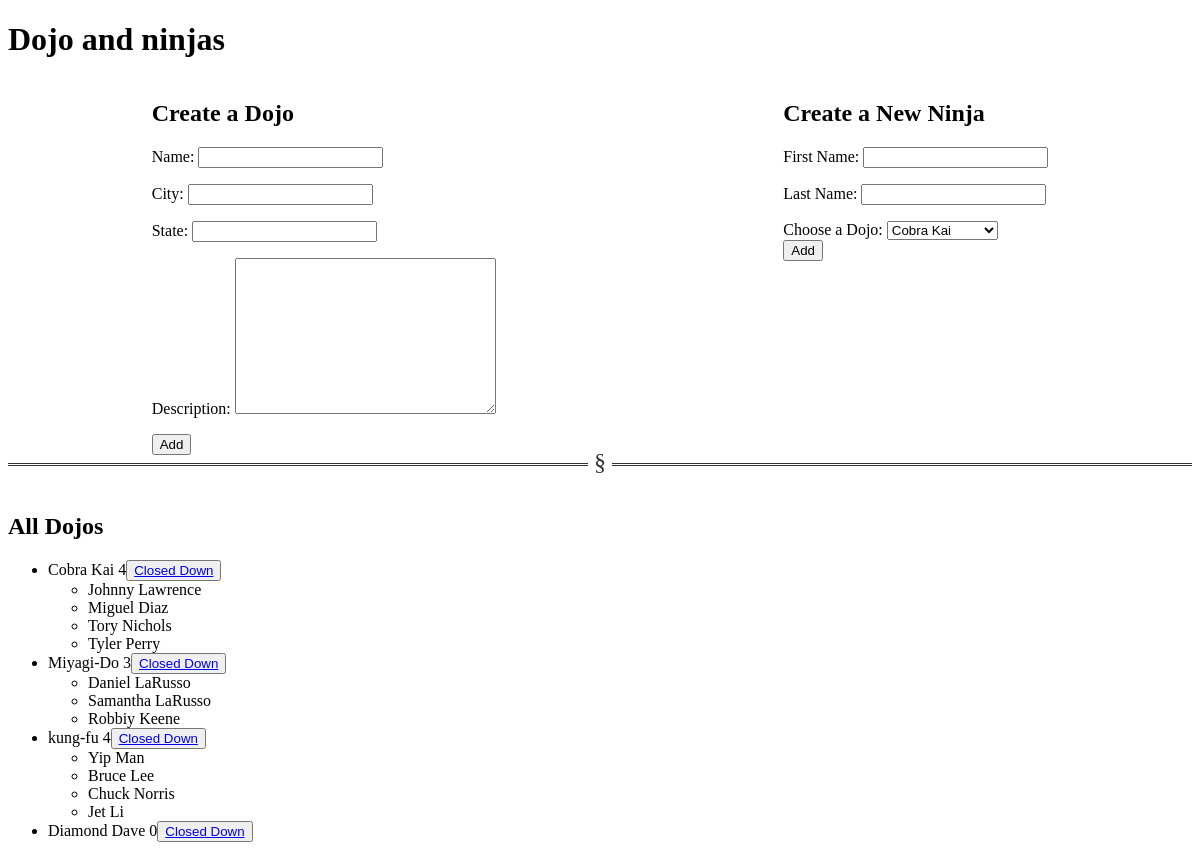
The page / on the database its author committed.
### dojo_app/models.py (models this page shows)
class DojoSai(models.Model):
    name = models.CharField(max_length = 255)
    city = models.CharField(max_length = 255)
    state = models.CharField(max_length = 2)
    desc = models.TextField(null=True)
    created_at = models.DateTimeField(auto_now_add=True, null=True, blank=True)
    updated_at = models.DateTimeField(auto_now=True, null=True, blank=True)

class Ninja(models.Model):
    first_name = models.CharField(max_length = 255)
    last_name = models.CharField(max_length = 255)
    dojos = models.ForeignKey(DojoSai, related_name="ninjas", on_delete = models.CASCADE, null=True)
    created_at = models.DateTimeField(auto_now_add=True, null=True, blank=True)
    updated_at = models.DateTimeField(auto_now=True, null=True, blank=True)

### dojo_app/views.py (the view)
# urls.py: path('', views.index),
def index(request):
    context = {
    	"dojo": DojoSai.objects.all(),
        "ninja": Ninja.objects.all()
    }
    return render(request, "index.html", context)

### dojo_app/templates/index.html (shortened to what this page needs)
<!DOCTYPE html>
<html lang="en">
<head>
</head>
<body>
    <h1>Dojo and ninjas</h1>
    <div id="formHolder">
        <div class="form">
            <h2>Create a Dojo</h2>
            <form action="dojoForm" method="post">
                <p>Name: <input type="text" name="name"> </p>
                <p>City: <input type="text" name="city"> </p>
                <p>State: <input type="text" name="state"> </p>
                <p>Description: <textarea name="desc" cols="30" rows="10"></textarea></p>
                <input type="submit" value="Add">
            </form>
        </div>
        <div class="form">
            <h2>Create a New Ninja</h2>
            <form action="ninjaForm" method="post">
                <p>First Name: <input type="text" name="first"> </p>
                <p>Last Name: <input type="text" name="last"> </p>
                <label for="location">Choose a Dojo:</label>
                <select name="location">
                    {% for do in dojo %}
                        <option value="{{do.id}}">{{do.name}}</option>
                    {% endfor %}
                    </select>
                <br>
                <input type="submit" value="Add">
            </form>
        </div>
    </div>
    <hr>
    <h2>All Dojos</h2>
    <ul>
        {% for x in dojo %}
            <li>{{x.name}} {{x.ninjas.all|length}}<button type="submit"> <a href="dojo/{{x.id}}/delete">Closed Down</a> </button> </li>
                <ul>
                    {% for ninja in x.ninjas.all %}
                    <li>{{ninja.first_name}} {{ninja.last_name}}</li>
                    {% endfor %}
                </ul>
        {% endfor %}
    </ul>
</body>
</html>

### dojo_app/templates/index.html (style rules this page uses)
#formHolder { display:flex; flex-direction: row; justify-content: space-around; }
hr { overflow: visible; padding: 0; border: none; border-top: medium double #333; color: #333; text-align: center; }
hr:after { content: "§"; display: inline-block; position: relative; top: -0.7em; font-size: 1.5em; padding: 0 0.25em; background: white; }

### rows shown on the page
DojoSai: name "Cobra Kai", ninjas.all|length "4"
Ninja: first_name "Johnny", last_name "Lawrence"
Ninja: first_name "Miguel", last_name "Diaz"
Ninja: first_name "Tory", last_name "Nichols"
Ninja: first_name "Tyler", last_name "Perry"
DojoSai: name "Miyagi-Do", ninjas.all|length "3"
Ninja: first_name "Daniel", last_name "LaRusso"
Ninja: first_name "Samantha", last_name "LaRusso"
Ninja: first_name "Robbiy", last_name "Keene"
DojoSai: name "kung-fu", ninjas.all|length "4"
Ninja: first_name "Yip", last_name "Man"
Ninja: first_name "Bruce", last_name "Lee"
Ninja: first_name "Chuck", last_name "Norris"
Ninja: first_name "Jet", last_name "Li"
DojoSai: name "Diamond Dave", ninjas.all|length "0"

### other values the page prints
form field location "Cobra Kai"
